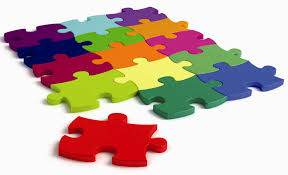
#> input picture TestData/puzzle.jpeg, 288 x 175 px
$ python ImageTools.py
#> lines starting #> are read from the running program, lines starting #| are printed output that depends on the picture
import skimage
import skimage.io
import skimage.transform
import numpy as np


# load an image and clip it into square
# then resize it to size*size
def load_image_and_center_clip(path, size = 224):
#> called with path = './TestData/puzzle.jpeg', size = 224
    img = skimage.io.imread(path)
#> img is the input picture: shape (175, 288, 3); mean R, G, B 199.2, 179.7, 167.7
    # img = img / 255.0
    # assert (0 <= img).all() and (img <= 1.0).all()

    short_edge = min(img.shape[:2])
#> short_edge = 175
    yy = int((img.shape[0] - short_edge) / 2)
#> yy = 0
    xx = int((img.shape[1] - short_edge) / 2)
#> xx = 56
    crop_img = img[yy: yy + short_edge, xx: xx + short_edge]
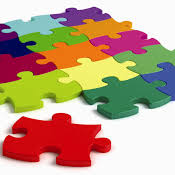
#> crop_img: shape (175, 175, 3); mean R, G, B 188.7, 159.3, 132.9
    # resize to (size, size)
    resized_img = skimage.transform.resize(crop_img, (size, size))
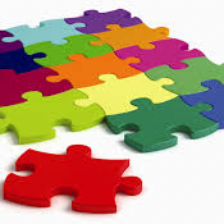
#> resized_img: shape (224, 224, 3) float64; mean R, G, B 0.74, 0.625, 0.521
    return resized_img

if __name__ == '__main__':
    img = load_image_and_center_clip("./TestData/puzzle.jpeg")
#> (the run stopped early here; a loop or call above may not have finished)

$ run again, with TestData/tiger.jpeg copied over TestData/puzzle.jpeg
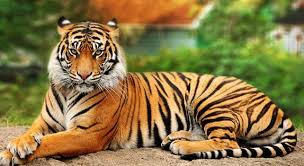
#> input picture TestData/tiger.jpeg, 304 x 166 px
#> in load_image_and_center_clip, img is the input picture: shape (166, 304, 3); mean R, G, B 135.4, 118.1, 68.4
#> in load_image_and_center_clip, `crop_img = img[yy: yy + short_edge, xx: xx + short_edge]`:
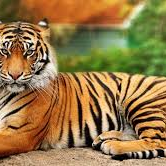
#> crop_img: shape (166, 166, 3); mean R, G, B 148.4, 118.9, 70.5
#> in load_image_and_center_clip, `resized_img = skimage.transform.resize(crop_img, (size, size))`:
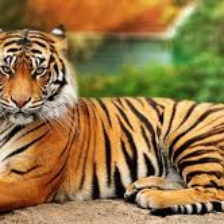
#> resized_img: shape (224, 224, 3) float64; mean R, G, B 0.582, 0.466, 0.276

$ run again, with TestData/20man.jpg copied over TestData/puzzle.jpeg
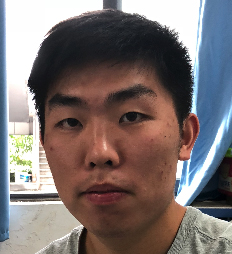
#> input picture TestData/20man.jpg, 232 x 254 px
#> in load_image_and_center_clip, img is the input picture: shape (254, 232, 3); mean R, G, B 124.3, 113.9, 112.9
#> in load_image_and_center_clip, `crop_img = img[yy: yy + short_edge, xx: xx + short_edge]`:
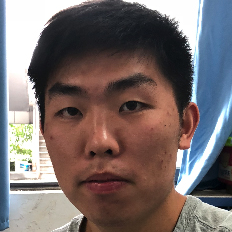
#> crop_img: shape (232, 232, 3); mean R, G, B 119.9, 108.9, 108.2
#> in load_image_and_center_clip, `resized_img = skimage.transform.resize(crop_img, (size, size))`:
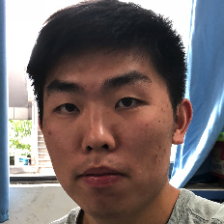
#> resized_img: shape (224, 224, 3) float64; mean R, G, B 0.47, 0.427, 0.424

$ run again, with TestData/22man.jpg copied over TestData/puzzle.jpeg
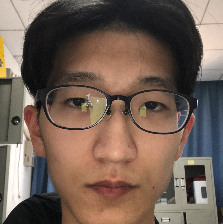
#> input picture TestData/22man.jpg, 223 x 224 px
#> in load_image_and_center_clip, img is the input picture: shape (224, 223, 3); mean R, G, B 116.4, 97.3, 85.7
#> in load_image_and_center_clip, `crop_img = img[yy: yy + short_edge, xx: xx + short_edge]`:
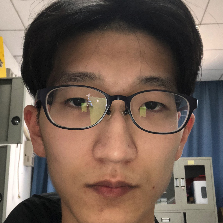
#> crop_img: shape (223, 223, 3); mean R, G, B 116.4, 97.3, 85.8
#> in load_image_and_center_clip, `resized_img = skimage.transform.resize(crop_img, (size, size))`:
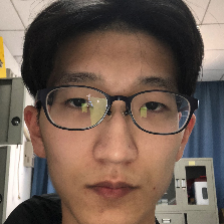
#> resized_img: shape (224, 224, 3) float64; mean R, G, B 0.457, 0.382, 0.336
